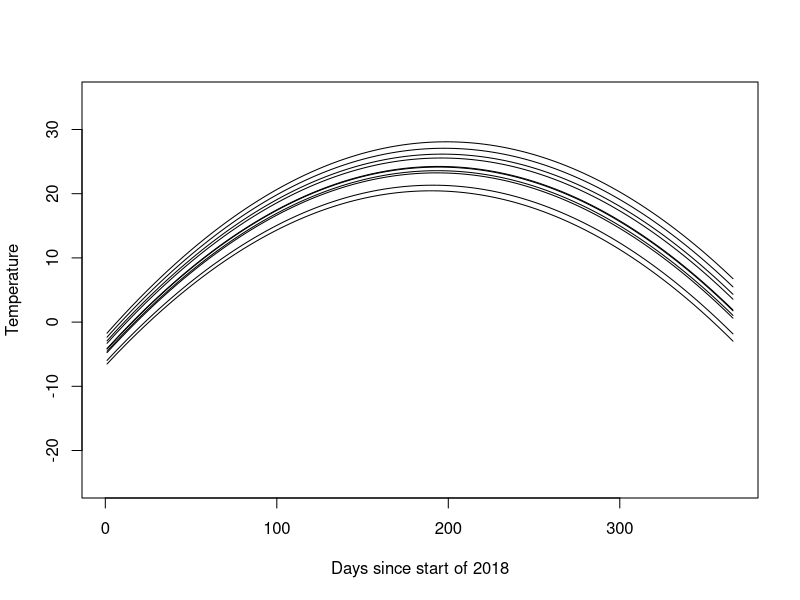

Write R code to recreate this figure. (Note: this script raises an error after producing the figure.)
# for multivariate normal functions
library(mvtnorm)

V_0 = 4
sigma_0 = 1
my_0 = c(-10,100,-100)
set.seed(12345)
omega_0 = 0.01*diag(3)
omega_0_Inverse = solve(omega_0)

set.seed(12345)
#Draw 10 draws from out given chi sqared distribution
XDraw = rchisq(10,V_0)
#Transform our 10 draws to the scaled inverse chi square
deviationDraw = V_0*sigma_0/XDraw 

# For each of the draws above we create the joint prior obtaining the distribution for Beta given sigma
# each draw gives us a set of values for the betas
#rmvnorm because of that my_0 is a vector => multivariate
# sigma is covarance matrix
joint_prior = list()
for(i in 1:10){
  set.seed(12345)
  joint_prior[[i]] =  rmvnorm(1, mean = my_0, sigma = deviationDraw[i]*omega_0_Inverse)
}

# Function for computing the regression function for different values of x (time)
function_temperature = function(betas,x){
  betas[1] + betas[2]*x + betas[3]*x^2
}

#Plot the temperature regression curve for every set of values for betas
time = seq(0,1,1/365)
plot(function_temperature(joint_prior[[1]][1,],time), type = 'l', ylim = c(-25,35), xlab = "Days since start of 2018", ylab = "Temperature")
for(i in 2:10){
  lines(function_temperature(joint_prior[[i]][1,],time), type = 'l')
  
}


# (b)

data = read.table("TempLinkoping.txt", header = TRUE)
X = data$time
data$xsquare = X^2  
data$intercept = 1
Y = data$temp
X_matrix = matrix(0, nrow = 365, ncol = 3)
X_matrix[,1] = data$intercept
X_matrix[,2] = data$time
X_matrix[,3] = data$xsquare

beta_hat = solve((t(X_matrix)%*%X_matrix))%*%t(X_matrix)%*%Y

# get value for my_n
my_n = solve(((t(X_matrix)%*%X_matrix)) + omega_0)%*%(((t(X_matrix)%*%X_matrix%*%beta_hat))+omega_0%*%my_0)

omega_n = (t(X_matrix)%*%X_matrix) + omega_0
omega_n_inverse = solve(omega_n)

# degrees of freedom
Vn = V_0 + length(X)


sigma_n = ((V_0*sigma_0 + (t(Y)%*%Y + t(my_0)%*%omega_0%*%my_0)[1] - (t(my_n)%*%omega_n%*%my_n)[1]))/Vn

# number of draws
n = 1000

# draw values from the marginal posterior distribution of sigma
set.seed(12345)
#Draw n draws from our given chi sqared distribution
XPostDraw = rchisq(n,Vn)
#Transform our n draws to the scaled inverse chi square
deviationPostDraw = Vn*sigma_n/XPostDraw 

# For each of the draws above we create the joint marginal posterior obtaining the distribution for Beta given sigma
# each draw gives us a set of values for the betas
joint_posterior = matrix(0, nrow = n, ncol = 3)
beta1 = c()
beta2 = c()
beta3 = c()


set.seed(12345)
for(i in 1:n){
  joint_posterior[i,] =  rmvnorm(1, mean = my_n, sigma = omega_n_inverse*deviationPostDraw[i])
  beta1 = append(beta1,joint_posterior[i,1])
  beta2 = append(beta2,joint_posterior[i,2])
  beta3 = append(beta3,joint_posterior[i,3])
  temp = temperature_posterior(joint_posterior[i,], X_matrix)
}


# visualize the simulated parameters in histograms
hist(deviationPostDraw)
hist(beta1)
hist(beta2)
hist(beta3)

# Function f(time) for certain beta values on every values of x (time)
temperature_posterior = function(betas,x){
  x%*%betas
}

temperature_matrix = matrix(0, nrow = 365, ncol = 1000)
for(i in 1:n){
  temperature_matrix[,i] = temperature_posterior(joint_posterior[i,], X_matrix)
}

#Get median value of f(x) computed for each day
median_temperature_vec = apply(temperature_matrix,1, median) 

CI_temperature_vec = apply(X = temperature_matrix, MARGIN=1, FUN=function(x) quantile(x,c(0.05,0.95)))


#Plot posterior median, upper/lower credible interval for the Beta values and SMHI data
plot(median_temperature_vec, type = 'l', ylim = c(-15,25), main = "Posterior median of Betas", xlab = "Days since start of 2018", ylab = "Temperature", col = "blue")
lines(Y, col = "Black")
lines(CI_temperature_vec[1,], col = "green")
lines(CI_temperature_vec[2,], col = "red")
legend("topleft", c("SMHI data", "Posterior median", "Upper", "Lower"), col = c("black", "blue", "red", "green"), pch = 21:22, lty = 1:2)


# 1 c)
# function which takes in beta values and returns which x (which day) gives the maximum value
maximal_time = function(beta2,beta3){
  
   x =  -beta2/(2*beta3)
}

# collect all the max x-values for every set of betas
max_vector = c()
for(i in 1:n){
  # multiply with 366 to get nr of days instead of range 0,1
  max_vector = append(max_vector,maximal_time((joint_posterior[i,2]),(joint_posterior[i,3]))*365)
}

hist(max_vector, main="Distribution for mode of x", xlab="Number of days since start of year")



#Assignment 2 

women_data = read.table('WomenWork.dat', header = TRUE)
women_data
n = nrow(women_data)

tao = 10
#covariance_matrix = c(1:8)
Y = as.vector(women_data[,1])
X = as.matrix(women_data[,-1])
col = ncol(X)

# parameters for the prior distribution of beta
my = rep(0, col)
sigma_prior = diag(tao^2, nrow = col)

# function which returns an expression proportional to log beta posterior, this can be optimized for 
# values of beta mode and hessian J (observed hessian evaluated at posterior mode)
log.posterior = function(betas, x,Y,my,sigma_prior){
  
  # is simply log of the product of density function
  log_likelihood = sum((X%*%betas)*Y-log(1+exp(X%*%betas)))
  
  #log of deensity for nultivariate normal => dmvnorm(density multivariate)
  log_prior = dmvnorm(x=betas,mean=my,sigma=sigma_prior, log=TRUE)
  
  return(log_likelihood + log_prior)
  
}

# Different starting values. Ideally, any random starting value gives you the same optimum (i.e. optimum is unique)
initVal <- as.vector(rep(0,col)); 

# function which optmizes over expression log.posterior with respect to its first argument (betas). 
# returns optimal values for beta (mode), and hessian in the mode
OptParams<-optim(initVal,log.posterior,gr=NULL,X,Y,my,sigma_prior,method=c("BFGS"),control=list(fnscale=-1),hessian=TRUE)

betas_posterior = OptParams$par
# takes negative so that the posterior can be approx. as normal
# J = -second derivate evaluated in theta_hat
hessian_posterior = -OptParams$hessian

# take inverse for using it in the formula
hessian_posterior = solve(hessian_posterior)

#Draw samples from Betas posterior distribution. 
set.seed(12345)
posterior_distribution = rmvnorm(n = 1000, mean = betas_posterior, sigma = (hessian_posterior))

#Distribution gives for each draw a beta vector of length 8
#Take out vecotr of interest (no of small children)
n_child = posterior_distribution[,7]

#95% credible interval
quantiles = quantile(n_child, probs = seq(0,1,0.025))
quantiles
interval = c(quantiles[2], quantiles[40])
interval

#Comparision with glm model
glmModel <- glm(Work ~ ., data = women_data, family = binomial)
glmModel$coefficients

#2b
#Write a function that simulates from the predictive distribution of the response
#variable in a logistic regression. Use your normal approximation from 2(a).
#Use that function to simulate and plot the predictive distribution for the Work
#variable for a 40 year old woman, with two children (3 and 9 years old), 8 years
#of education, 10 years of experience. and a husband with an income of 10.

# expression for the response variable y (logistic regression)
work_distribution = function(x_data, betas){
  exp(t(x_data)%*%betas) / (1+exp(t(x_data)%*%betas))
}

# the properties of the type of woman we want the work distribution for 
x_data = c(1,10.000,8,10,1,40,1,1)

outcome = c()

# Simulating from teh predictive distribution (hence giving teh actual outcomes) for y with respect to our x values by simulating beta values from the beta posterior. 
set.seed(12345)
for (i in 1:1000){
  betas = rmvnorm(n = 1, mean = betas_posterior, sigma = (hessian_posterior))
  betas = as.vector(betas)
  prob = work_distribution(x_data, betas)
  # y is binary, therefore bernoulli distributed. Same thing as binomial with one draw. 
  outcome = append(outcome, rbinom(1,1, prob))
  
  
}
# histogram representing prob of woman work
hist(outcome, main="Predictive distribution for if woman works", xlab="Woman work or not", ylab="Acumulation of women who works out of 1000 draws")


# 2c

#Now, consider 10 women which all have the same features as the woman in 2(b).
#Rewrite your function and plot the predictive distribution for the number of
#women, out of these 10, that are working. [Hint: Which distribution can be
#described as a sum of Bernoulli random variables?]

# the distribution will be a binomial

# expression for the binomial dist of the quantity out of 10 woman of same type that works. Depends on our 
# posterior dist for the probability that one woman of this type works
work_binomial = function(x_data, betas){
  p = work_distribution(x_data, betas)
  rbinom(1,10,p)  
}

work_binomial_result = c()

# Simulating the distribution for quantity out of 10 woman works (binomial)
# using posterior dist for beta vectors and for work probability.(work distribution)
set.seed(12345)
for (i in 1:1000){
  betas = rmvnorm(n = 1, mean = betas_posterior, sigma = (hessian_posterior))
  betas = as.vector(betas)
  work_binomial_result = append(work_binomial_result,work_binomial(x_data,betas))
}

hist(work_binomial_result, main="Quantity out of 10 women who works", xlab="Number of women working out of 10", ylab="Acumulation of 1000 draws")

# one can check these quantiles to compare with prior histogram mode
#quantile(work_binomial_result, probs = seq(0,1,0.025))



